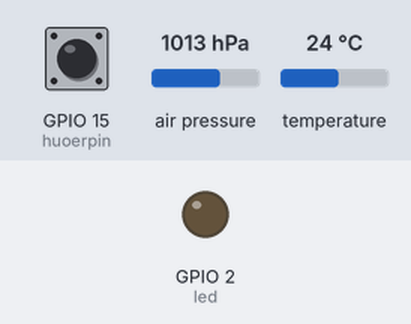
This program was run on a simulated ESP32 board running MicroPython. On the bench: output pins drawn as LEDs (lit = HIGH). The inputs (shaded band) are chosen by the test bench; at power-on: GPIO 15 (huoerpin) HIGH, air pressure 1013 hPa, temperature 24 °C. WiFi joins after 1.5 s; library files of the repository ran but are not shown: bmp180.py.

Above: at 0.8 s.
At 16.6 s:
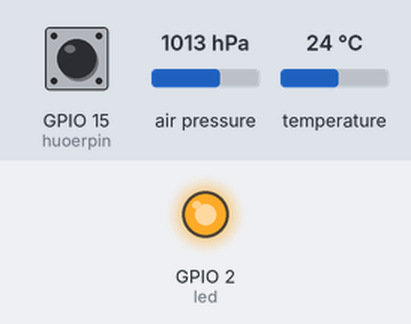
Timing chart, 0 to 39.3 s (numbered marks = the images above):
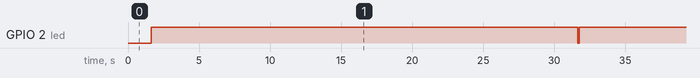

The program:

node1.py
```python
#execfile('codes/node1.py')
import time
import machine
from machine import UART, ADC, Pin, I2C
from codes.autoconnect import *
from codes.bmp180 import BMP180
import socket
def callback(pin):
        global interruptCounter
        interruptCounter = interruptCounter + 1

interruptCounter = 0
INIT = 0
led = Pin(2, Pin.OUT)
led.off()
uart = UART(2, 9600)
bus = I2C(scl=Pin(4), sda=Pin(5), freq=100000)
bmp180 = BMP180(bus)
bmp180.oversample_sett = 2
bmp180.baseline = 101325
huoerpin = Pin(15, Pin.IN)
huoerpin.irq(trigger=machine.Pin.IRQ_FALLING, handler=callback)
while 1:
    while 1:
        connect_res, ipaddr = connect()
        uart.write(str(connect_res))
        if connect_res:
            led.on()
            break
        time.sleep(10)

    if not INIT:
        s = socket.socket(socket.AF_INET, socket.SOCK_DGRAM, socket.IPPROTO_UDP)
        addr0 = (ipaddr, 8080)
        s.bind(addr0)
        s.settimeout(30.0)

        s1 = socket.socket(socket.AF_INET, socket.SOCK_DGRAM, socket.IPPROTO_UDP)
        addr1 = ('192.168.4.1', 8080)
        INIT = 1

    while 1:
        data = None
        addr = None
        try:
            data, addr = s.recvfrom(1024)
        except:
            pass
        uart.write(str(data))
        if data is None:
            led.off()
            break

        uart.write(str(data))
        uart.write(str(addr))
        p = bmp180.pressure
        altitude = round(-bmp180.altitude)
        res = b'\x01' + interruptCounter.to_bytes(1,'big') + altitude.to_bytes(1,'big')
        interruptCounter = 0
        s1.sendto(res, addr1)
```

autoconnect.py
```python
def connect():
    import network
    import time
    ssid = "pyb_test"
    password = "11111111"
    station = network.WLAN(network.STA_IF)
    for i in range(200):
        station.active(True)
        station.connect(ssid, password)
        time.sleep_ms(100)
        if station.isconnected() == True:
            return True, station.ifconfig()[0]
    return False, 0
```

Measured:
- by itself, GPIO 2 (led): alternates HIGH for 30.0 s and LOW for 0.10 s
